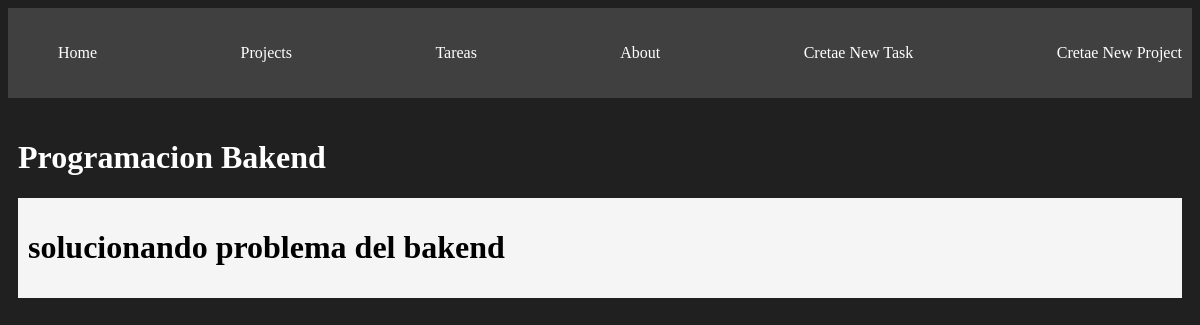
The app's page /projects/6 with its own data.
### myapp/models.py (models this page shows, shortened)
class Project(models.Model):
    name = models.CharField(max_length=200) ## tabla texto
    def  __str__(self):
        return self.name

class Task(models.Model):
    title = models.CharField(max_length=200)
    descripcion = models.TextField()
    project =  models.ForeignKey(Project, on_delete=models.CASCADE)
    confirmation = models.BooleanField(default=False)

### myapp/views.py (the view)
# urls.py: path("projects/<int:id>", views.project_detail, name="project_detail"),
def project_detail(request, id):
        project = get_object_or_404(Project, id=id)
        tasks = Task.objects.filter(project_id=id)
        return render(request,  'projects/project_detail.html',{
            'project': project,
            'tasks' : tasks
        })

### myapp/templates/projects/project_detail.html
{% extends 'layouts/base.html' %}
{% block content %}
<h1>{{project}}</h1>
{% for task in tasks %}
    <div class="card">
        <h1>{{task.title}}</h1>
    </div>
{% endfor %}
{% endblock %}

### myapp/static/styles/main.css (style rules this page uses)
body { background-color: #202020; color: white; }
.card { background-color: whitesmoke; padding: 10px; margin-bottom: 2px; color: black; }

### records on screen
Project: name "Programacion Bakend"
Task: title "solucionando problema del bakend"
